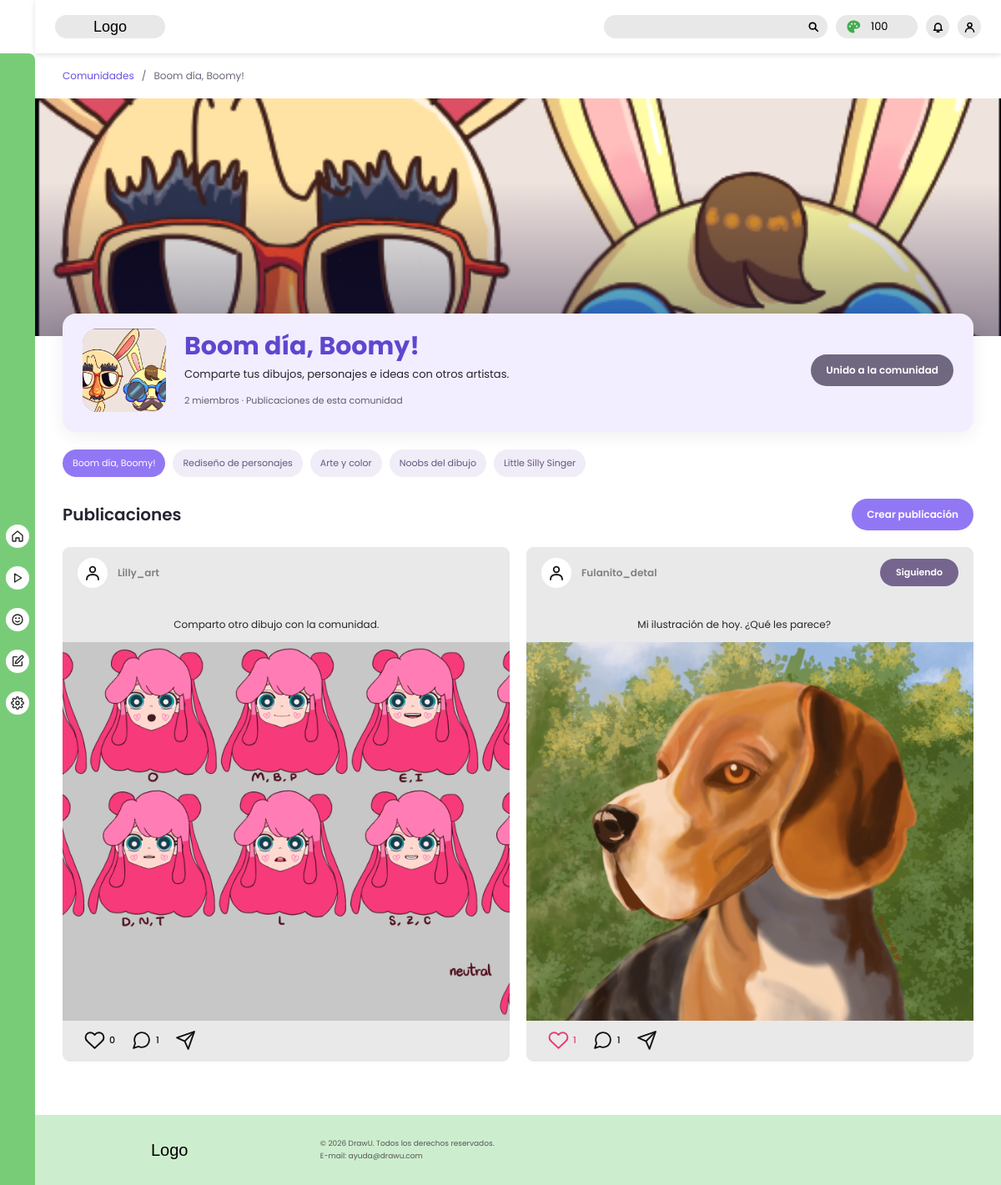
The app's page /views/comunidad_ind.php?id=boomy (signed in) with its own data.
### tables this page shows
CREATE TABLE usuarios (
    id_usuario INT UNSIGNED AUTO_INCREMENT PRIMARY KEY,
    primer_nombre VARCHAR(80) NOT NULL,
    primer_apellido VARCHAR(80) NULL,
    nombre_usuario VARCHAR(50) NOT NULL,
    correo VARCHAR(150) NOT NULL,
    contrasena_hash VARCHAR(255) NOT NULL,
    fecha_nacimiento DATE NULL,
    fecha_registro TIMESTAMP NOT NULL DEFAULT CURRENT_TIMESTAMP,
    imagen_perfil VARCHAR(500) NULL,
    descripcion_perfil VARCHAR(500) NULL,
    tema ENUM('claro', 'oscuro') NOT NULL DEFAULT 'claro',
    drawings INT UNSIGNED NOT NULL DEFAULT 100,
    id_mascota_activa INT UNSIGNED NULL,
    CONSTRAINT uq_usuario_nombre UNIQUE (nombre_usuario),
    CONSTRAINT uq_usuario_correo UNIQUE (correo),
    CONSTRAINT fk_usuario_mascota_activa
        FOREIGN KEY (id_mascota_activa) REFERENCES mascotas(id_mascota)
        ON DELETE SET NULL
);

CREATE TABLE comunidades (
    id_comunidad INT UNSIGNED AUTO_INCREMENT PRIMARY KEY,
    id_creador INT UNSIGNED NOT NULL,
    slug VARCHAR(80) NOT NULL,
    titulo VARCHAR(150) NOT NULL,
    descripcion TEXT NULL,
    contenido TEXT NULL,
    privacidad ENUM('publica', 'privada') NOT NULL DEFAULT 'publica',
    fecha_creacion TIMESTAMP NOT NULL DEFAULT CURRENT_TIMESTAMP,
    fecha_edicion TIMESTAMP NULL DEFAULT NULL,
    imagen_perfil VARCHAR(500) NULL,
    imagen_banner VARCHAR(500) NULL,
    CONSTRAINT uq_comunidad_slug UNIQUE (slug),
    CONSTRAINT fk_comunidad_creador
        FOREIGN KEY (id_creador) REFERENCES usuarios(id_usuario)
        ON DELETE RESTRICT
);

CREATE TABLE publicaciones (
    id_publicacion INT UNSIGNED AUTO_INCREMENT PRIMARY KEY,
    id_usuario INT UNSIGNED NOT NULL,
    id_comunidad INT UNSIGNED NULL,
    id_reto INT UNSIGNED NULL,
    tipo ENUM('imagen', 'video', 'texto', 'aviso') NOT NULL DEFAULT 'imagen',
    titulo VARCHAR(180) NULL,
    descripcion TEXT NULL,
    contenido TEXT NULL,
    ruta_imagen VARCHAR(500) NULL,
    fecha_publicacion TIMESTAMP NOT NULL DEFAULT CURRENT_TIMESTAMP,
    fecha_edicion TIMESTAMP NULL DEFAULT NULL,
    INDEX idx_publicacion_usuario_fecha (id_usuario, fecha_publicacion),
    INDEX idx_publicacion_comunidad_fecha (id_comunidad, fecha_publicacion),
    INDEX idx_publicacion_reto (id_reto),
    CONSTRAINT fk_publicacion_usuario
        FOREIGN KEY (id_usuario) REFERENCES usuarios(id_usuario)
        ON DELETE CASCADE,
    CONSTRAINT fk_publicacion_comunidad
        FOREIGN KEY (id_comunidad) REFERENCES comunidades(id_comunidad)
        ON DELETE SET NULL,
    CONSTRAINT fk_publicacion_reto
        FOREIGN KEY (id_reto) REFERENCES retos_del_dia(id_reto)
        ON DELETE SET NULL
);

### views/comunidad_ind.php (the view, shortened to what the rows shown need)
<?php
require_once __DIR__ . '/includes/app.php';
$usuario = requerirLogin();
$yo = (int) $usuario['id_usuario'];
$pdo = conexion();
$paramId = trim((string) ($_GET['id'] ?? ''));
$sqlCom = 'SELECT c.*,
                  (SELECT COUNT(*) FROM comunidades_usuarios cu WHERE cu.id_comunidad = c.id_comunidad) AS total_miembros,
                  EXISTS (SELECT 1 FROM comunidades_usuarios cu2 WHERE cu2.id_comunidad = c.id_comunidad AND cu2.id_usuario = :yo) AS es_miembro
           FROM comunidades c
           WHERE ';
if ($paramId === '') {
    $sqlCom .= '1=1 ORDER BY c.id_comunidad ASC LIMIT 1';
    $stmt = $pdo->prepare($sqlCom);
    $stmt->execute([':yo' => $yo]);
} elseif (ctype_digit($paramId)) {
    $sqlCom .= 'c.id_comunidad = :id LIMIT 1';
    $stmt = $pdo->prepare($sqlCom);
    $stmt->execute([':yo' => $yo, ':id' => (int) $paramId]);
} else {
    $sqlCom .= 'c.slug = :slug LIMIT 1';
    $stmt = $pdo->prepare($sqlCom);
    $stmt->execute([':yo' => $yo, ':slug' => $paramId]);
}
$comunidadActual = $stmt->fetch();
$idComunidadNum = (int) $comunidadActual['id_comunidad'];
$slugActual = $comunidadActual['slug'];
$esMiembro = !empty($comunidadActual['es_miembro']);
$portada = url($comunidadActual['imagen_banner'] ?: $comunidadActual['imagen_perfil'] ?: 'assets/img/comunidades/boomy_lentes.png');
$avatarCom = url($comunidadActual['imagen_perfil'] ?: $comunidadActual['imagen_banner'] ?: 'assets/img/comunidades/boomy_lentes.png');
$miembrosTexto = plural((int) $comunidadActual['total_miembros'], 'miembro', 'miembros');
$todasComunidades = obtenerComunidades(['limite' => 10]);
$publicacionesActuales = obtenerPublicaciones(['id_comunidad' => $idComunidadNum], 40);
?>
<!DOCTYPE html>
<html lang="es">
<head>
    <link
        href="https://cdn.jsdelivr.net/npm/bootstrap@5.3.8/dist/css/bootstrap.min.css"
        rel="stylesheet"
    >
    <link rel="stylesheet" href="../assets/css/style.css?v=<?= filemtime(__DIR__ . '/../assets/css/style.css') ?>">
    <link rel="stylesheet" href="../assets/css/comunidad_ind.css?v=<?= filemtime(__DIR__ . '/../assets/css/comunidad_ind.css') ?>">
</head>
<body class="comunidad-ind-page">
    <?php include __DIR__ . '/includes/header/header.php'; ?>
    <?php include __DIR__ . '/includes/navbar.php'; ?>
    <main
        class="com-page"
        id="paginaComunidad"
        data-community-id="<?= $idComunidadNum ?>"
        data-community-slug="<?= e($slugActual) ?>"
        data-is-member="<?= $esMiembro ? '1' : '0' ?>"
    >
        <div class="com-container">
            <nav class="com-breadcrumb" aria-label="Ruta de navegación">
                <a href="explorar_comunidades.php">
                    Comunidades
                </a>
                <span aria-hidden="true">/</span>
                <span>
                    <?= e($comunidadActual['titulo']) ?>
                </span>
            </nav>
        </div>
        <section class="com-banner" aria-label="Portada de la comunidad">
            <img
                src="<?= e($portada) ?>"
                alt=""
                onerror="this.hidden=true"
            >
        </section>
        <div class="com-container">
            <section class="com-identity">
                <div class="com-avatar">
                    <img
                        src="<?= e($avatarCom) ?>"
                        alt=""
                        onerror="this.hidden=true"
                    >
                    <span class="com-avatar-fallback">
                    </span>
                </div>
                <div class="com-description">
                    <h1>
                        <?= e($comunidadActual['titulo']) ?>
                    </h1>
                    <p>
                        <?= e($comunidadActual['descripcion'] ?: 'Comunidad creativa de DrawU.') ?>
                    </p>
                    <small id="comunidadSubtituloMiembros">
                        <?= e($miembrosTexto) ?>
                        · Publicaciones de esta comunidad
                    </small>
                </div>
            </section>
            <nav class="com-others" aria-label="Cambiar de comunidad">
                <?php foreach ($todasComunidades as $datos): ?>
                    <a
                        href="comunidad_ind.php?id=<?= urlencode($datos['slug']) ?>"
                        <?= $datos['slug'] === $slugActual
                            ? 'aria-current="page"'
                            : '' ?>
                    >
                        <?= e($datos['titulo']) ?>
                    </a>
                <?php endforeach; ?>
            </nav>
            <section
                class="com-main-section"
                aria-labelledby="tituloPublicaciones"
            >
                <div class="com-title-row">
                    <h2 id="tituloPublicaciones">
                        Publicaciones
                    </h2>
                </div>
                <div class="com-post-grid" id="listaPublicaciones">
                    <?php foreach ($publicacionesActuales as $post):
                        $esMio = ((int) $post['id_usuario'] === $yo);
                        $urlPerfil = $esMio ? 'usuario_propio.php' : ('usuario_externo.php?id=' . (int) $post['id_usuario']);
                        $imgPost = url($post['ruta_imagen']);
                        $liked = !empty($post['liked']);
                        $siguiendo = !empty($post['siguiendo']);
                        $textoPost = trim((string) ($post['titulo'] ? ($post['titulo'] . ': ' . $post['descripcion']) : $post['descripcion']));
                    ?>
                        <article
                            class="com-post"
                            data-post-id="<?= (int) $post['id_publicacion'] ?>"
                        >
                            <header class="com-post-header">
                                <a
                                    href="<?= e($urlPerfil) ?>"
                                    class="com-post-avatar"
                                    aria-label="Ver perfil"
                                >
                                    <svg aria-hidden="true">
                                        <use href="#com-icon-user"></use>
                                    </svg>
                                </a>
                                <a
                                    href="<?= e($urlPerfil) ?>"
                                    class="com-post-author"
                                >
                                    <?= e($post['nombre_usuario']) ?>
                                </a>
                                <?php if (!$esMio): ?>
                                    <button
                                        type="button"
                                        class="com-follow<?= $siguiendo ? ' siguiendo' : '' ?>"
                                        data-user-id="<?= (int) $post['id_usuario'] ?>"
                                        data-author="<?= e($post['nombre_usuario']) ?>"
                                        aria-pressed="<?= $siguiendo ? 'true' : 'false' ?>"
                                    >
                                        <?= $siguiendo ? 'Siguiendo' : 'Seguir' ?>
                                    </button>
                                <?php endif; ?>
                            </header>
                            <?php if ($textoPost !== ''): ?>
                                <p class="com-post-text">
                                    <?= e($textoPost) ?>
                                </p>
                            <?php endif; ?>
                            <?php if ($imgPost !== ''): ?>
                                <div class="com-post-image">
                                    <img
                                        src="<?= e($imgPost) ?>"
                                        alt="Ilustración de la publicación"
                                        loading="lazy"
                                        onerror="this.hidden=true"
                                    >
                                </div>
                            <?php endif; ?>
                            <footer class="com-post-actions">
                                <button
                                    type="button"
                                    class="com-like<?= $liked ? ' liked' : '' ?>"
                                    data-action="like"
                                    aria-label="Me gusta"
                                    aria-pressed="<?= $liked ? 'true' : 'false' ?>"
                                >
                                    <svg class="com-icon" aria-hidden="true">
                                        <use href="#com-icon-heart"></use>
                                    </svg>
                                    <span><?= (int) $post['total_likes'] ?></span>
                                </button>
                                <button
                                    type="button"
                                    data-action="comment"
                                    aria-label="Abrir comentarios"
                                >
                                    <svg class="com-icon" aria-hidden="true">
                                        <use href="#com-icon-comment"></use>
                                    </svg>
                                    <span><?= (int) $post['total_comentarios'] ?></span>
                                </button>
                                <button
                                    type="button"
                                    data-action="share"
                                    aria-label="Compartir publicación"
                                >
                                    <svg class="com-icon" aria-hidden="true">
                                        <use href="#com-icon-share"></use>
                                    </svg>
                                </button>
                            </footer>
                        </article>
                    <?php endforeach; ?>
                </div>
            </section>
        </div>
    </main>
    <?php include __DIR__ . '/includes/footer.php'; ?>
</body>
</html>

### views/includes/header/header.php (shortened to what the rows shown need)
<?php
require_once __DIR__ . '/../app.php';
$headerBase = (basename(dirname($_SERVER['SCRIPT_FILENAME'])) === 'views') ? '../' : '';
$usuarioHeader = usuarioActual();
?>
<link rel="stylesheet" href="<?= $headerBase ?>views/includes/header/header.css?v=<?= filemtime(__DIR__ . '/header.css') ?>">
<header class="header">
    <div class="header-actions">
        <a href="<?= $headerBase ?>views/monedas_cambio.php" class="header-coins" title="Monedas" style="text-decoration:none;">
            <span class="header-coins-count"><?= (int) ($usuarioHeader['drawings'] ?? 0) ?></span>
        </a>
    </div>
</header>

### records on screen
usuarios: drawings "100"
comunidades: titulo "Boom día, Boomy!", imagen_banner (picture), imagen_perfil (picture), descripcion "Comparte tus dibujos, personajes e ideas con otros artistas."
comunidades: titulo "Rediseño de personajes"
comunidades: titulo "Arte y color"
comunidades: titulo "Noobs del dibujo"
comunidades: titulo "Little Silly Singer"
publicaciones: id_usuario.nombre_usuario "Lilly_art", descripcion "Comparto otro dibujo con la comunidad.", ruta_imagen (picture), total_likes "0", total_comentarios "1"
publicaciones: id_usuario.nombre_usuario "Fulanito_detal", shows "Siguiendo", descripcion "Mi ilustración de hoy. ¿Qué les parece?", ruta_imagen (picture), total_likes "1", total_comentarios "1"

### other values on screen
$miembrosTexto "2 miembros"
